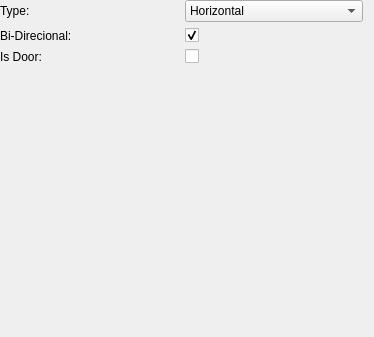
           <widget class="QWidget" name="page_Link">
            <property name="geometry">
             <rect>
              <x>0</x>
              <y>0</y>
              <width>374</width>
              <height>337</height>
             </rect>
            </property>
            <attribute name="label">
             <string>Link Placing</string>
            </attribute>
            <widget class="QWidget" name="gridWidget" native="true">
             <property name="geometry">
              <rect>
               <x>0</x>
               <y>0</y>
               <width>363</width>
               <height>311</height>
              </rect>
             </property>
             <layout class="QGridLayout" name="gridLayout_2">
              <item row="0" column="1">
               <widget class="QComboBox" name="link_orientation_combobox">
                <item>
                 <property name="text">
                  <string>Horizontal</string>
                 </property>
                </item>
                <item>
                 <property name="text">
                  <string>Vertical</string>
                 </property>
                </item>
                <item>
                 <property name="text">
                  <string>Teleporter</string>
                 </property>
                </item>
                <item>
                 <property name="text">
                  <string>Fade Teleport</string>
                 </property>
                </item>
                <item>
                 <property name="text">
                  <string>Teleporter [Left-Lock]</string>
                 </property>
                </item>
                <item>
                 <property name="text">
                  <string>Teleporter [Right-Lock]</string>
                 </property>
                </item>
               </widget>
              </item>
              <item row="0" column="0">
               <widget class="QLabel" name="label_2">
                <property name="text">
                 <string>Type:</string>
                </property>
               </widget>
              </item>
              <item row="1" column="0">
               <widget class="QLabel" name="label_4">
                <property name="text">
                 <string>Bi-Direcional:</string>
                </property>
               </widget>
              </item>
              <item row="2" column="0">
               <widget class="QLabel" name="label_5">
                <property name="text">
                 <string>Is Door:</string>
                </property>
               </widget>
              </item>
              <item row="1" column="1">
               <widget class="QCheckBox" name="link_bidi_checkbox">
                <property name="text">
                 <string/>
                </property>
                <property name="checked">
                 <bool>true</bool>
                </property>
               </widget>
              </item>
              <item row="3" column="0">
               <spacer name="verticalSpacer">
                <property name="orientation">
                 <enum>Qt::Vertical</enum>
                </property>
                <property name="sizeHint" stdset="0">
                 <size>
                  <width>20</width>
                  <height>40</height>
                 </size>
                </property>
               </spacer>
              </item>
              <item row="2" column="1">
               <widget class="QCheckBox" name="link_isdoor_checkbox">
                <property name="text">
                 <string/>
                </property>
               </widget>
              </item>
             </layout>
            </widget>
           </widget>
